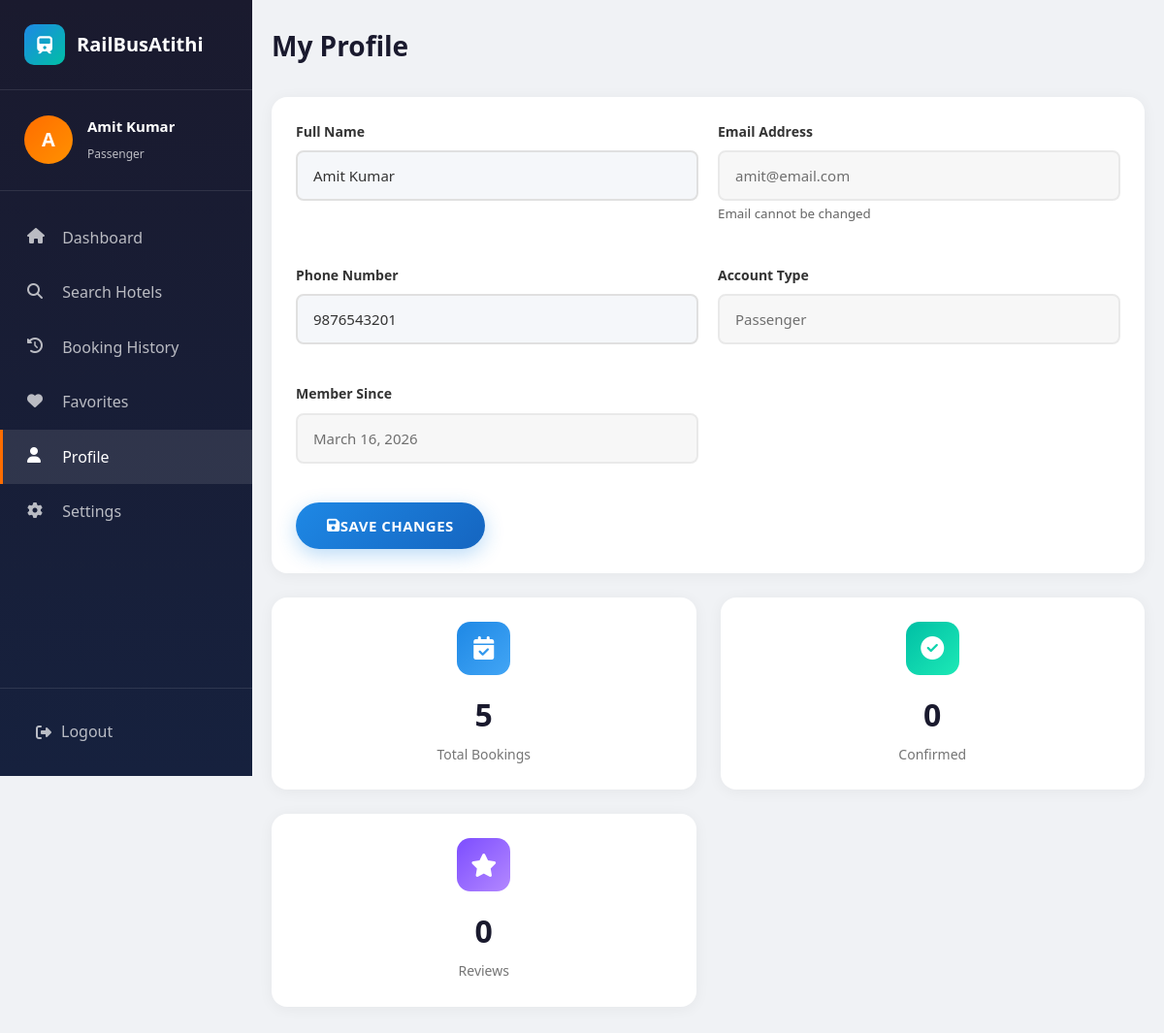
Page /passenger/profile (signed in) on the committed database.
### app.py (models this page shows)
class User(db.Model):
    id = db.Column(db.Integer, primary_key=True)
    name = db.Column(db.String(100), nullable=False)
    email = db.Column(db.String(120), unique=True, nullable=False)
    password = db.Column(db.String(200), nullable=False)
    role = db.Column(db.String(20), nullable=False)  # passenger, hotel_owner, admin
    phone = db.Column(db.String(20))
    city = db.Column(db.String(100))
    location = db.Column(db.String(200))
    created_at = db.Column(db.DateTime, default=datetime.utcnow)
    reset_token = db.Column(db.String(200), nullable=True)
    bookings = db.relationship('Booking', backref='user', lazy=True)
    hotels = db.relationship('Hotel', backref='owner', lazy=True)

### app.py (the view)
@app.route('/passenger/profile')
def profile():
    if session.get('user_role') != 'passenger':
        return redirect(url_for('login'))
    user = User.query.get(session['user_id'])
    return render_template('passenger_profile.html', user=user)

### templates/passenger_profile.html (shortened to what this page needs)
<!DOCTYPE html>
<html lang="en">
<head>
    <link rel="stylesheet" href="{{ url_for('static', filename='css/style.css') }}">
    <link rel="stylesheet" href="{{ url_for('static', filename='css/dashboard.css') }}">
    <link rel="stylesheet" href="https://cdnjs.cloudflare.com/ajax/libs/font-awesome/6.4.0/css/all.min.css">
</head>
<body class="dashboard-body">
    <div class="dashboard-wrapper">
        <aside class="sidebar">
            <div class="sidebar-header">
                <a href="/" class="sidebar-logo">
                    <div class="sidebar-logo-icon">
                        <i class="fas fa-train"></i>
                    </div>
                    RailBusAtithi
                </a>
            </div>
            <div class="sidebar-user">
                <div class="user-avatar">{{ user.name[0] }}</div>
                <div class="user-info">
                    <h4>{{ user.name }}</h4>
                    <span>{{ user.role }}</span>
                </div>
            </div>
            <nav class="sidebar-menu">
                <a href="{{ url_for('passenger_dashboard') }}" class="menu-item">
                    <i class="fas fa-home"></i>
                    <span>Dashboard</span>
                </a>
                <a href="{{ url_for('index') }}#hotels" class="menu-item">
                    <i class="fas fa-search"></i>
                    <span>Search Hotels</span>
                </a>
                <a href="{{ url_for('booking_history') }}" class="menu-item">
                    <i class="fas fa-history"></i>
                    <span>Booking History</span>
                </a>
                <a href="{{ url_for('favorites') }}" class="menu-item">
                    <i class="fas fa-heart"></i>
                    <span>Favorites</span>
                </a>
                <a href="{{ url_for('profile') }}" class="menu-item active">
                    <i class="fas fa-user"></i>
                    <span>Profile</span>
                </a>
                <a href="{{ url_for('settings') }}" class="menu-item">
                    <i class="fas fa-cog"></i>
                    <span>Settings</span>
                </a>
            </nav>
            <div class="sidebar-footer">
                <a href="{{ url_for('logout') }}" class="logout-btn">
                    <i class="fas fa-sign-out-alt"></i>
                    <span>Logout</span>
                </a>
            </div>
        </aside>
        <main class="main-content">
            <div class="dashboard-header">
                <h1 class="page-title">My Profile</h1>
            </div>
            <div class="card">
                <div class="card-body">
                    <form method="POST" action="{{ url_for('update_profile') }}">
                        <div style="display: grid; grid-template-columns: repeat(2, 1fr); gap: 20px;">
                            <div class="form-group">
                                <label class="form-label">Full Name</label>
                                <input type="text" name="name" class="form-control" value="{{ user.name }}" required>
                            </div>
                            <div class="form-group">
                                <label class="form-label">Email Address</label>
                                <input type="email" class="form-control" value="{{ user.email }}" disabled>
                                <small style="color: #666;">Email cannot be changed</small>
                            </div>
                            <div class="form-group">
                                <label class="form-label">Phone Number</label>
                                <input type="tel" name="phone" class="form-control" value="{{ user.phone or '' }}" placeholder="Enter phone number">
                            </div>
                            <div class="form-group">
                                <label class="form-label">Account Type</label>
                                <input type="text" class="form-control" value="{{ user.role|title }}" disabled>
                            </div>
                            <div class="form-group">
                                <label class="form-label">Member Since</label>
                                <input type="text" class="form-control" value="{{ user.created_at.strftime('%B %d, %Y') if user.created_at else 'N/A' }}" disabled>
                            </div>
                        </div>
                        <div style="margin-top: 20px;">
                            <button type="submit" class="btn btn-primary">
                                <i class="fas fa-save"></i> Save Changes
                            </button>
                        </div>
                    </form>
                </div>
            </div>
            <div class="stats-grid" style="margin-top: 25px;">
                <div class="stat-card">
                    <div class="stat-icon blue">
                        <i class="fas fa-calendar-check"></i>
                    </div>
                    <div class="stat-value">{{ user.bookings|length }}</div>
                    <div class="stat-label">Total Bookings</div>
                </div>
                <div class="stat-card">
                    <div class="stat-icon green">
                        <i class="fas fa-check-circle"></i>
                    </div>
                    <div class="stat-value">{{ user.bookings|selectattr('status', 'equalto', 'confirmed')|list|length }}</div>
                    <div class="stat-label">Confirmed</div>
                </div>
                <div class="stat-card">
                    <div class="stat-icon purple">
                        <i class="fas fa-star"></i>
                    </div>
                    <div class="stat-value">{{ user.reviews|length }}</div>
                    <div class="stat-label">Reviews</div>
                </div>
            </div>
        </main>
    </div>
</body>
</html>
</html>

### static/css/style.css (style rules this page uses)
:root { --primary: #1E88E5; --primary-dark: #1565C0; --primary-light: #42A5F5; --secondary: #FF6D00; --secondary-dark: #E65100; --accent: #00BFA5; --accent-dark: #00897B; --background: #F5F7FA; --white: #FFFFFF; --text-dark: #333333; --text-light: #666666; --text-muted: #999999; --border: #E0E0E0; --shadow: 0 4px 20px rgba(0, 0, 0, 0.1); --shadow-hover: 0 8px 30px rgba(0, 0, 0, 0.15); --gradient-primary: linear-gradient(135deg, #1E88E5 0%, #1565C0 100%); --gradient-secondary: linear-gradient(135deg, #FF6D00 0%, #E65100 100%); --gradient-hero: linear-gradient(135deg, rgba(30, 136, 229, 0.9) 0%, rgba(21, 101, 192, 0.8) 100%); --border-radius: 12px; --border-radius-sm: 8px; --transition: all 0.3s ease; }
* { margin: 0; padding: 0; box-sizing: border-box; }
body { font-family: 'Segoe UI', Tahoma, Geneva, Verdana, sans-serif; background-color: var(--background); color: var(--text-dark); line-height: 1.6; overflow-x: hidden; }
a { text-decoration: none; color: inherit; transition: var(--transition); }
.btn { display: inline-flex; align-items: center; justify-content: center; padding: 14px 32px; border-radius: 50px; font-weight: 600; font-size: 15px; cursor: pointer; transition: all 0.3s cubic-bezier(0.4, 0, 0.2, 1); border: none; text-decoration: none; position: relative; overflow: hidden; text-transform: uppercase; letter-spacing: 0.5px; font-family: inherit; box-shadow: 0 4px 15px rgba(0,0,0,0.1); }
.btn::before { content: ''; position: absolute; top: 0; left: -100%; width: 100%; height: 100%; background: linear-gradient(90deg, transparent, rgba(255,255,255,0.3), transparent); transition: left 0.5s; z-index: 1; }
.btn-primary { background: linear-gradient(135deg, var(--primary) 0%, var(--primary-dark) 100%); color: var(--white); box-shadow: 0 6px 20px rgba(30, 136, 229, 0.3); }
.stat-label { font-size: 14px; opacity: 0.9; }
input[type="text"], input[type="email"], input[type="password"], input[type="tel"], input[type="number"], input[type="search"], select, textarea { width: 100%; padding: 14px 16px; border: 2px solid var(--border); border-radius: var(--border-radius-sm); font-size: 15px; font-family: inherit; transition: all 0.3s ease; background: var(--background); color: var(--text-dark); }
input[type="text"]::placeholder, input[type="email"]::placeholder, input[type="password"]::placeholder, input[type="tel"]::placeholder, input[type="number"]::placeholder, input[type="search"]::placeholder, textarea::placeholder { color: #9ca3af; transition: all 0.3s ease; opacity: 1; }
input:disabled, select:disabled, textarea:disabled { background: #f5f5f5; cursor: not-allowed; opacity: 0.7; }
.form-label { display: block; font-size: 14px; font-weight: 600; color: var(--text-dark); margin-bottom: 8px; transition: color 0.3s ease; }
.form-group { margin-bottom: 20px; }

### rows in the picture
User: name "A", name "Amit Kumar", role "Passenger", email "amit@email.com", phone "9876543201", created_at "March 16, 2026"

### other values in the picture
{{ user.bookings|length }} "5"
{{ user.bookings|selectattr('status', 'equalto', 'confirmed')|list|length }} "0"
{{ user.reviews|length }} "0"
